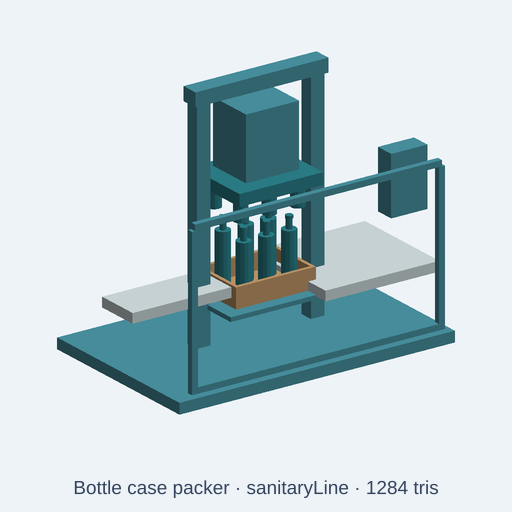
#> input picture artifacts/catalog-demos/beverage-bottling-line-quality-promotion-20261105/evidence/bottle-case-packer-sanitaryLine.png, 512 x 512 px, given in place of compact-dc-fast-charger.png, which was not available
$ python make_demo_video.py
#> lines starting #> are read from the running program, lines starting #| are printed output that depends on the picture
#!/usr/bin/env python3
"""Create a short, readable local demo from generated previews and presets."""

from __future__ import annotations

import json
import subprocess
from pathlib import Path

from PIL import Image, ImageDraw, ImageFont

ROOT = Path(__file__).resolve().parents[3]
BUNDLE = ROOT / "artifacts/catalog-demos/ev-charging-infrastructure-quality-promotion-20261105"
KIT = ROOT / "catalog/kits/ev-charging-infrastructure"
EVIDENCE = BUNDLE / "evidence"
FRAMES = BUNDLE / "frames"
FONT = "/usr/share/fonts/truetype/dejavu/DejaVuSans.ttf"
FONT_BOLD = "/usr/share/fonts/truetype/dejavu/DejaVuSans-Bold.ttf"
WIDTH, HEIGHT = 1280, 720
INK = (23, 38, 46)
MUTED = (78, 101, 111)
TEAL = (42, 125, 141)
PAPER = (242, 246, 247)


def font(size: int, bold: bool = False) -> ImageFont.FreeTypeFont:
    return ImageFont.truetype(FONT_BOLD if bold else FONT, size)


def canvas(title: str, subtitle: str, index: int) -> tuple[Image.Image, ImageDraw.ImageDraw]:
#> called with title = 'One model. Four material controls.', index = 1
    image = Image.new("RGB", (WIDTH, HEIGHT), PAPER)
    draw = ImageDraw.Draw(image)
    draw.rectangle((0, 0, WIDTH, 12), fill=TEAL)
    draw.text((58, 42), f"EV CHARGING INFRASTRUCTURE  ·  QUALITY PROMOTION  ·  {index:02d}/06", font=font(17, True), fill=TEAL)
    draw.text((58, 80), title, font=font(34, True), fill=INK)
    draw.text((58, 128), subtitle, font=font(19), fill=MUTED)
    draw.line((58, 665, 1222, 665), fill=(202, 216, 220), width=2)
    draw.text((58, 681), "Local source and preview behavior  ·  not deployed  ·  not hardware acceptance", font=font(15), fill=MUTED)
    return image, draw


def paste_preview(image: Image.Image, path: Path, box: tuple[int, int, int, int]) -> None:
#> called with box = (70, 190, 590, 610)
    x0, y0, x1, y1 = box
    width, height = x1 - x0, y1 - y0
    preview = Image.open(path).convert("RGBA")
    preview.thumbnail((width, height), Image.Resampling.LANCZOS)
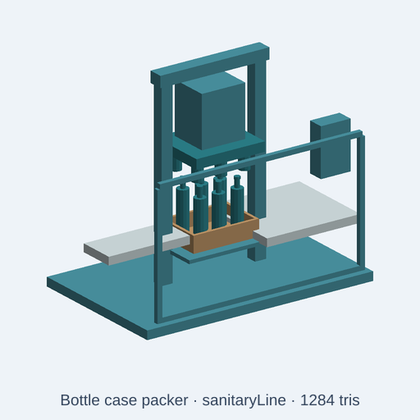
#> preview: PIL image 420x420 RGBA; mean R, G, B, A 191.3, 207.9, 213.8, 255
    background = Image.new("RGBA", (width, height), (252, 253, 253, 255))
    pos = ((width - preview.width) // 2, (height - preview.height) // 2)
#> pos = (50, 0)
    background.alpha_composite(preview, pos)
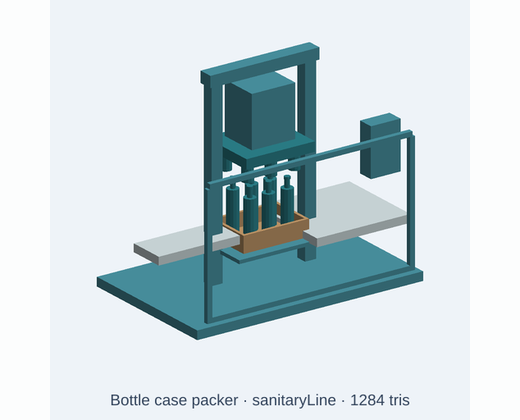
#> background: PIL image 520x420 RGBA; mean R, G, B, A 203, 216.6, 221.4, 255
    image.paste(background.convert("RGB"), (x0, y0))
    ImageDraw.Draw(image).rectangle((x0, y0, x1, y1), outline=(207, 220, 224), width=2)


def save(image: Image.Image, name: str) -> None:
#> called with name = 'slide-01-materials.png'
    image.save(FRAMES / name, optimize=True)
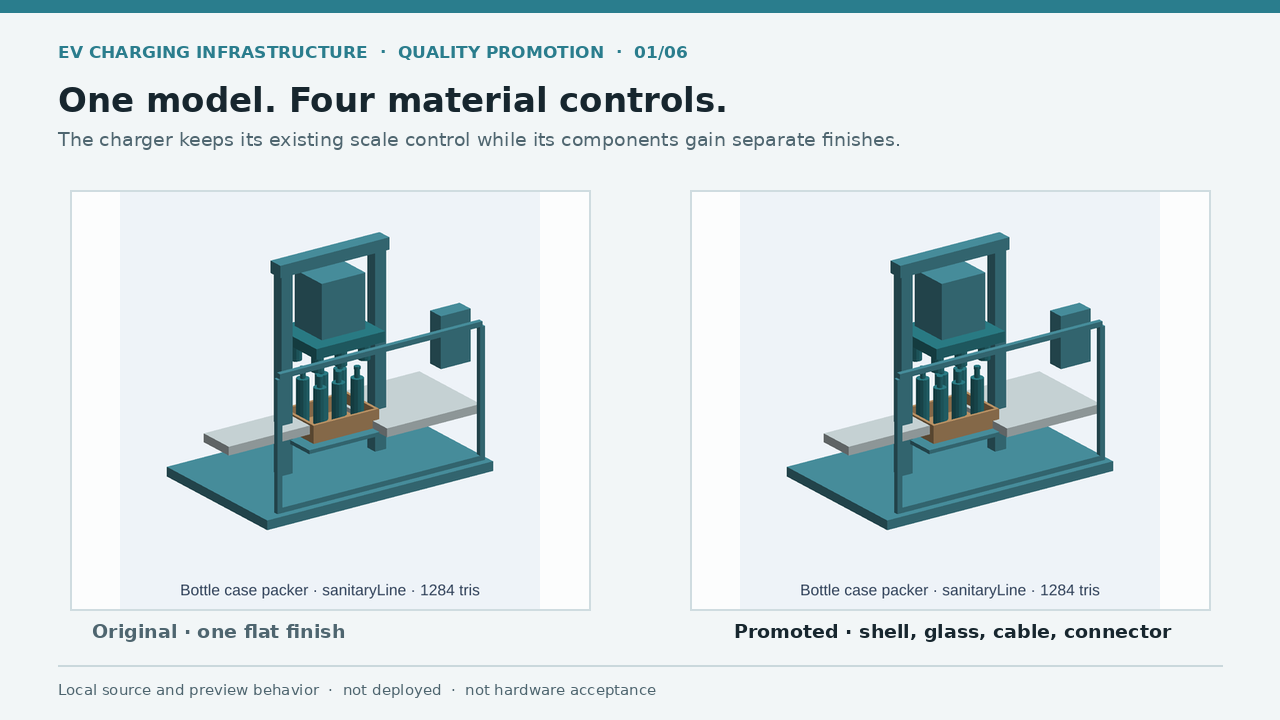
#> saved as slide-01-materials.png: PIL image 1280x720 RGB; mean R, G, B 215.6, 226.2, 229.4


def main() -> None:
    FRAMES.mkdir(parents=True, exist_ok=True)
    frames: list[Path] = []

    image, draw = canvas("One model. Four material controls.", "The charger keeps its existing scale control while its components gain separate finishes.", 1)
    paste_preview(image, EVIDENCE / "before/compact-dc-fast-charger.png", (70, 190, 590, 610))
    paste_preview(image, KIT / "previews/compact-dc-fast-charger.png", (690, 190, 1210, 610))
    draw.text((92, 620), "Original · one flat finish", font=font(19, True), fill=MUTED)
    draw.text((734, 620), "Promoted · shell, glass, cable, connector", font=font(19, True), fill=INK)
    save(image, "slide-01-materials.png")
    frames.append(FRAMES / "slide-01-materials.png")

    image, draw = canvas("Color controls follow named components.", "The source assigns a material control to each component and exposes coordinated presets.", 2)
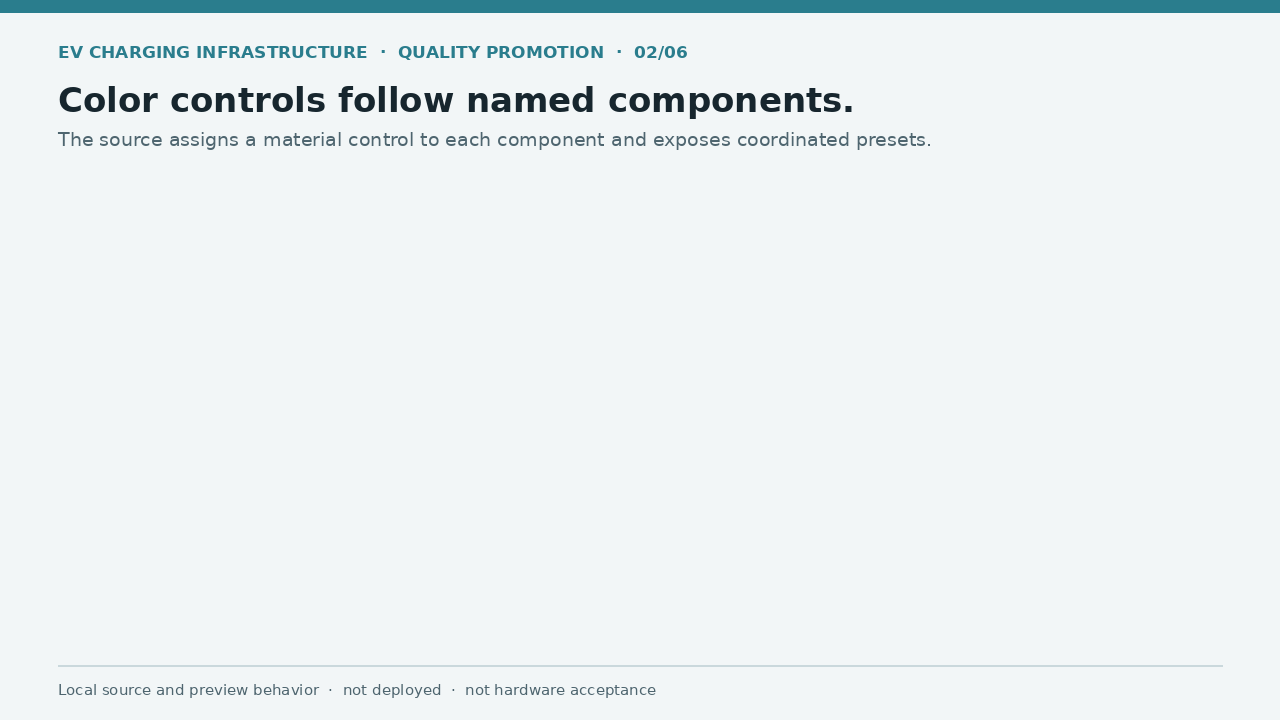
#> image: PIL image 1280x720 RGB; mean R, G, B 234.8, 240.7, 242.2
    draw.rounded_rectangle((88, 202, 1192, 568), radius=18, fill=(29, 43, 52))
    code = [
        "const powderCoat = param('powderCoat', '#397f90', ...);",
        "const displayGlass = param('displayGlass', '#79cfda', ...);",
        "const cableElastomer = param('cableElastomer', '#1b2427', ...);",
        "const engineeringPolymer = param('engineeringPolymer', '#657f84', ...);",
        "presets({ fleetReady: { ... }, nightService: { ... } });",
        "main-enclosure  → powderCoat    display-window → displayGlass",
        "charging-cable  → cableElastomer  connector     → engineeringPolymer",
    ]
    for row, line in enumerate(code):
        draw.text((124, 232 + row * 44), line, font=font(20, row >= 5), fill=(229, 240, 242) if row < 5 else (125, 215, 208))
    save(image, "slide-02-source.png")
#> call 2 of save, with name = 'slide-02-source.png'
#> in save (call 2), `image.save(FRAMES / name, optimize=True)`:
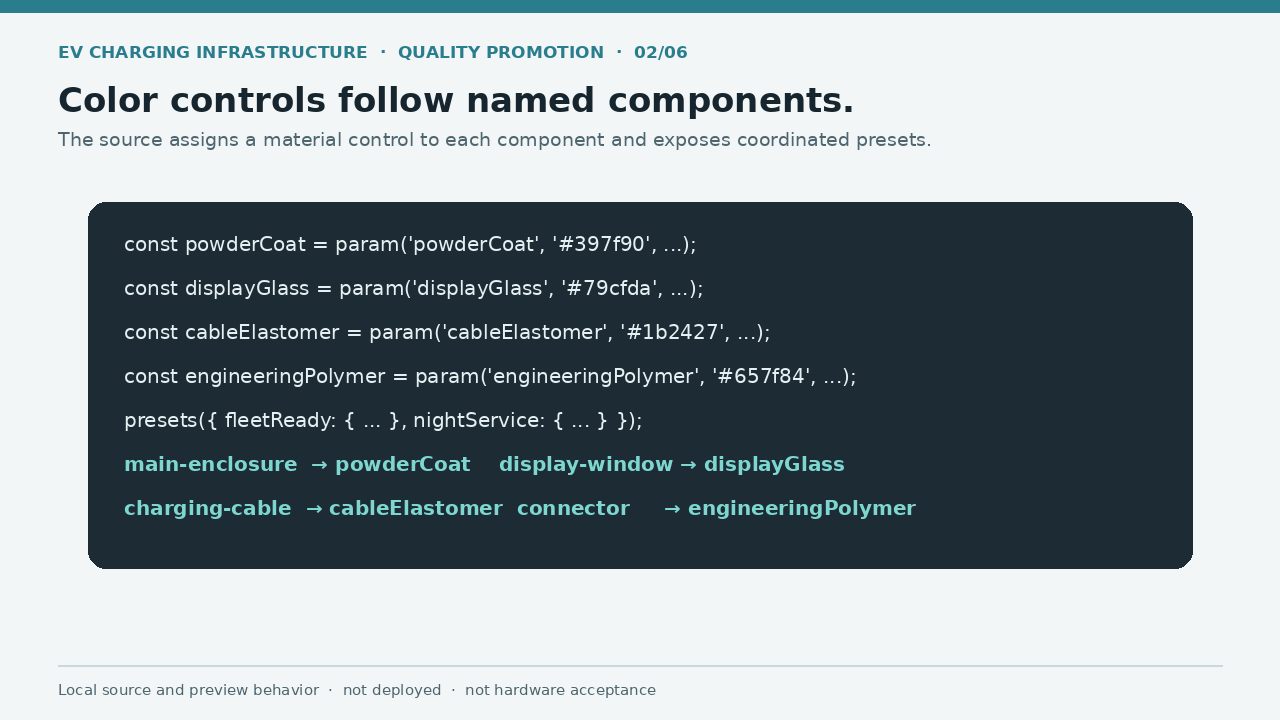
#> saved as slide-02-source.png: PIL image 1280x720 RGB; mean R, G, B 144.6, 155.6, 160.3
    frames.append(FRAMES / "slide-02-source.png")

    image, draw = canvas("The preview reads as its object.", "Charger, connector, and solar canopy previews are generated from the promoted source files.", 3)
    items = [
        ("compact-dc-fast-charger", "Compact DC fast charger"),
        ("nacs-connector", "Generic connector form"),
        ("solar-ev-carport", "Solar charging canopy"),
    ]
    for i, (asset_id, label) in enumerate(items):
        x0 = 74 + i * 402
        paste_preview(image, KIT / "previews" / f"{asset_id}.png", (x0, 198, x0 + 360, 560))
#> call 3 of paste_preview, with box = (74, 198, 434, 560)
#> in paste_preview (call 3), `background.alpha_composite(preview, pos)`:
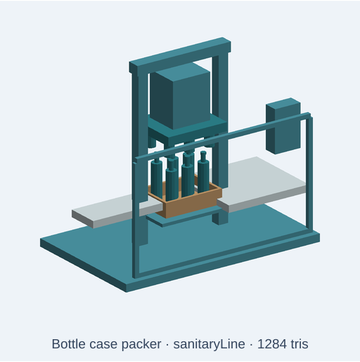
#> background: PIL image 360x362 RGBA; mean R, G, B, A 191.6, 208.2, 214, 255
#> in paste_preview (call 3), `image.paste(background.convert("RGB"), (x0, y0))`:
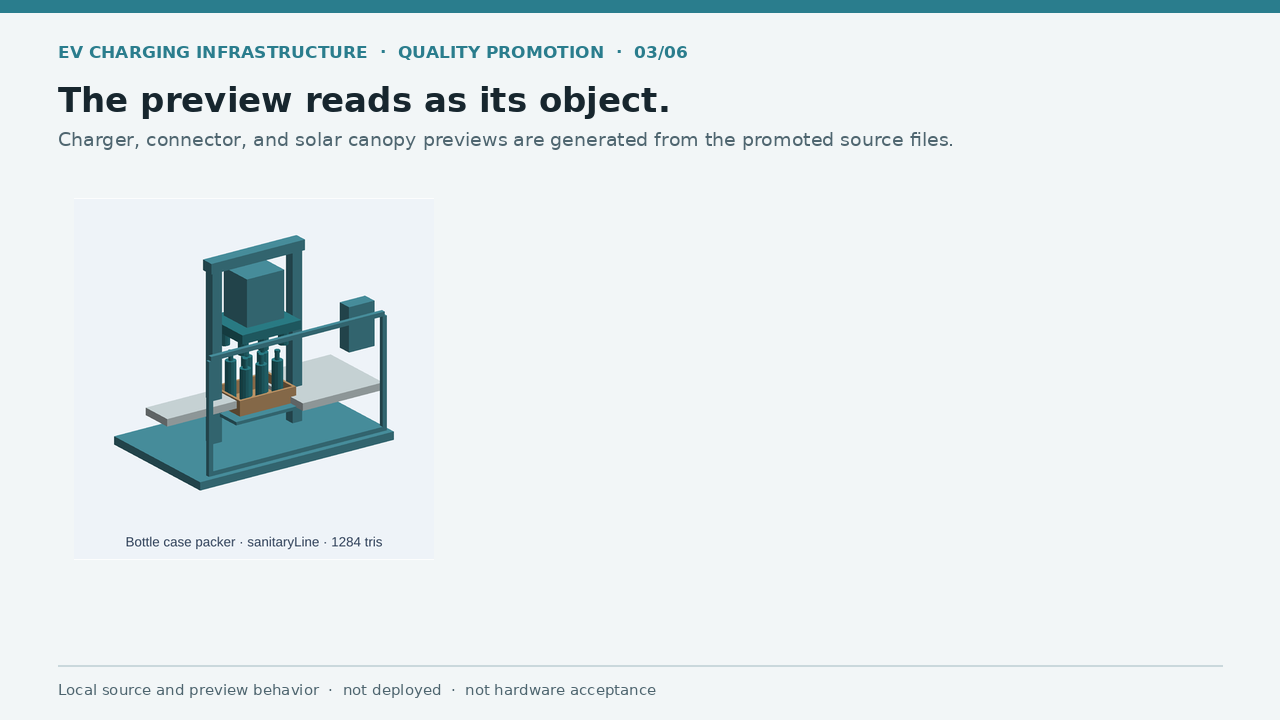
#> image: PIL image 1280x720 RGB; mean R, G, B 228.1, 235.8, 237.9
        draw.text((x0 + 5, 575), label, font=font(18, True), fill=INK)
    save(image, "slide-03-silhouettes.png")
    frames.append(FRAMES / "slide-03-silhouettes.png")

    image, draw = canvas("Presets change the actual preview.", "Rendered through the catalog variant source path from the values stored in each preset.", 4)
    items = [
        ("compact-dc-fast-charger-default.png", "Default"),
        ("compact-dc-fast-charger-fleetReady.png", "fleetReady"),
        ("compact-dc-fast-charger-nightService.png", "nightService"),
    ]
    for i, (filename, label) in enumerate(items):
        x0 = 72 + i * 402
        paste_preview(image, EVIDENCE / filename, (x0, 198, x0 + 360, 560))
        draw.text((x0 + 6, 575), label, font=font(18, True), fill=INK)
    save(image, "slide-04-presets.png")
    frames.append(FRAMES / "slide-04-presets.png")

    image, draw = canvas("All 50 existing IDs have refreshed previews.", "The preview-backed catalog index is rebuilt from these source files.", 5)
    ids = sorted(path.name.removesuffix(".png") for path in (KIT / "previews").glob("*.png"))
    cell_w, cell_h = 110, 100
    start_x, start_y = 82, 190
    for i, asset_id in enumerate(ids):
        col, row = i % 10, i // 10
        x0, y0 = start_x + col * 112, start_y + row * 88
        preview = Image.open(KIT / "previews" / f"{asset_id}.png").convert("RGBA")
        preview.thumbnail((cell_w - 4, cell_h - 20), Image.Resampling.LANCZOS)
        background = Image.new("RGBA", (cell_w, cell_h), (252, 253, 253, 255))
        background.alpha_composite(preview, ((cell_w - preview.width) // 2, 0))
        image.paste(background.convert("RGB"), (x0, y0))
        draw.text((x0 + 2, y0 + cell_h - 18), asset_id[:16], font=font(9), fill=MUTED)
    save(image, "slide-05-catalog.png")
    frames.append(FRAMES / "slide-05-catalog.png")

    verification = json.loads((BUNDLE / "verification.json").read_text())
    image, draw = canvas("Local quality gates and previews updated.", "Catalog source checks are reported separately from hosted deployment and physical acceptance.", 6)
    rows = [
        f"{verification['kit']['passed']}/{verification['kit']['total']} EV assets pass checkCatalogQuality.py",
        f"{verification['kit']['materialControls']} material controls · {verification['kit']['namedPresets']} named presets",
        f"{verification['kit']['previewsRendered']} rendered previews present and indexed",
        f"Global catalog: {verification['catalog']['passed']}/{verification['catalog']['total']} pass ({verification['catalog']['passRate']})",
        f"Lint: {'passed' if verification['lint']['passed'] else 'failed'}   ·   Integration: {verification['integration']['filesPassed']} files / {verification['integration']['testsPassed']} tests passed",
    ]
    for row, text in enumerate(rows):
        draw.rounded_rectangle((95, 205 + row * 72, 1185, 258 + row * 72), radius=12, fill=(255, 255, 255), outline=(207, 220, 224), width=2)
        draw.text((125, 220 + row * 72), text, font=font(21, row == 0), fill=INK)
    save(image, "slide-06-local-checks.png")
    frames.append(FRAMES / "slide-06-local-checks.png")

    output = BUNDLE / "ev-charging-infrastructure-quality-promotion.mp4"
    # Use a concat list so the ordered slide filenames remain explicit.
    concat = FRAMES / "slides.txt"
    concat.write_text("".join(f"file '{frame.name}'\nduration 4\n" for frame in frames) + f"file '{frames[-1].name}'\n")
    command = [
        "ffmpeg", "-y", "-loglevel", "error", "-f", "concat", "-safe", "0", "-i", str(concat),
        "-vf", "fps=24,format=yuv420p", "-c:v", "libx264", "-preset", "slow", "-crf", "25", "-movflags", "+faststart", str(output),
    ]
    subprocess.run(command, cwd=FRAMES, check=True)
    print(f"wrote {output.relative_to(ROOT)} ({len(frames)} slides, 24 seconds)")


if __name__ == "__main__":
#> (the run stopped early here; a loop or call above may not have finished)
